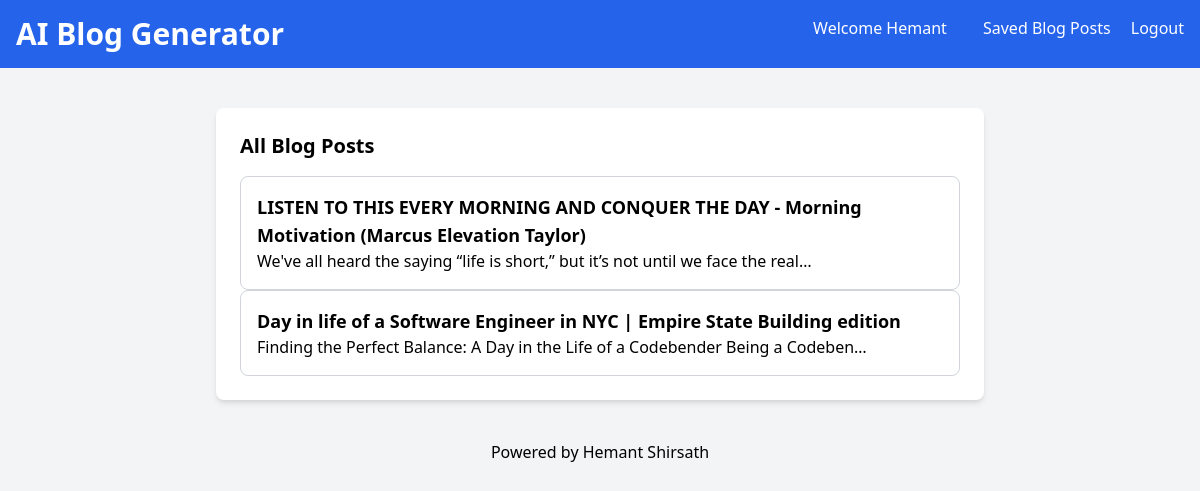
Screenshot of /blog-list (signed in) with the database file from the repository.
### blog_generator/models.py (models this page shows, shortened)
class BlogPost(models.Model):
    user = models.ForeignKey(User, on_delete=models.CASCADE)
    youtube_title = models.CharField(max_length=300)
    youtube_link = models.URLField()
    generated_content = models.TextField()
    created_at = models.DateTimeField(auto_now_add=True)

### blog_generator/views.py (the view)
# urls.py: path('blog-list', views.blog_list, name='blog-list'),
def blog_list(request):
    blog_articles = BlogPost.objects.filter(user=request.user)
    return render(request, "all-blogs.html", {'blog_articles': blog_articles})

### templates/all-blogs.html (shortened to what this page needs)
<!DOCTYPE html>
<html lang="en">
<head>
    <link href="https://cdn.jsdelivr.net/npm/tailwindcss@2.2.19/dist/tailwind.min.css" rel="stylesheet">
</head>
<body class="bg-gray-100 font-sans antialiased">
    <nav class="bg-blue-600 p-4 text-white flex justify-between">
        <div>
            <h1 class="text-3xl font-bold">AI Blog Generator</h1>
        </div>
        <div>
            <a href="#" class="text-white hover:underline mx-4">Welcome {{ user.username }}</a>
            <a href="/blog-list" class="text-white hover:underline mx-4">Saved Blog Posts</a>
            <a href="#" class="text-white hover:underline">Logout</a>
        </div>
    </nav>
    <div class="container mx-auto mt-10 px-4 sm:px-0">
        <div class="max-w-3xl mx-auto bg-white p-6 rounded-lg shadow-md">
            <section>
                <h2 class="text-xl mb-4 font-semibold">All Blog Posts</h2>
                <div class="space-y-4">
                    {% for article in blog_articles reversed %}
                    <a href="blog-details/{{article.id}}">
                        <div class="border border-gray-300 p-4 rounded-lg">
                            <h3 class="text-lg font-semibold">{{article.youtube_title}}</h3>
                            <p>{{article.generated_content|truncatechars:80}}</p>
                        </div>
                    </a>
                    {% endfor %}
                </div>
            </section>
        </div>
    </div>
    <footer class="text-center p-4 text-blacl mt-6">
        Powered by <a href="">Hemant Shirsath</a>
    </footer>
</body>
</html>

### rows the page displays
BlogPost: youtube_title "LISTEN TO THIS EVERY MORNING AND CONQUER THE DAY - Morning Motivation (Marcus Elevation Taylor)", generated_content "We've all heard the saying “life is short,” but it’s not until we face the real…"
BlogPost: youtube_title "Day in life of a Software Engineer in NYC | Empire State Building edition", generated_content "Finding the Perfect Balance: A Day in the Life of a Codebender Being a Codeben…"

### other values shown
{{ user.username }} "Hemant"
